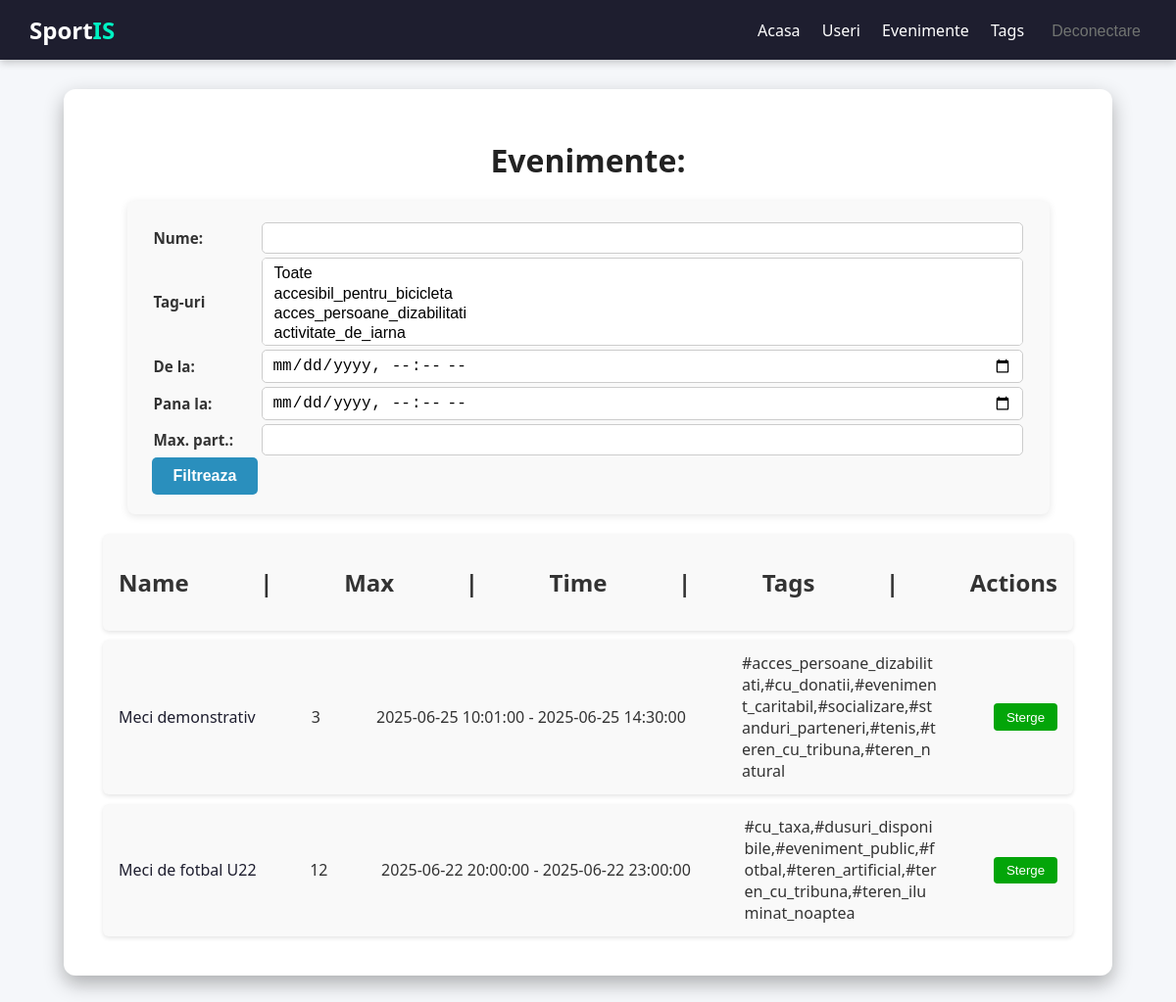
The app's page /admin/events (signed in) with its own data.
### tables this page shows
CREATE TABLE `events` (
  `id` int(11) NOT NULL AUTO_INCREMENT,
  `name` varchar(100) NOT NULL,
  `creator_id` int(11) NOT NULL,
  `field_id` int(11) NOT NULL,
  `max_participants` int(11) NOT NULL,
  `event_time_start` datetime NOT NULL,
  `event_time_end` datetime DEFAULT NULL,
  `description` text DEFAULT NULL,
  PRIMARY KEY (`id`),
  KEY `creator_id` (`creator_id`),
  KEY `field_id` (`field_id`)
);

### app/core/Controller.php (called while the page is built, shortened)
<?php
class Controller
{
    public function view($view, $data = []){
        extract($data);
        require_once __DIR__ . '/../views/' . $view . '.php';
    }
}

### app/core/App.php (called while the page is built, shortened)
<?php
require_once __DIR__ . '/Config.php';
require_once __DIR__ . '/../services/DatabaseService.php';
class App{
    protected $method = 'index';
    public function __construct(){
        $url = $this->parseUrl();
        if(isset($url[0]))
        if(file_exists(__DIR__ . '/../controllers/'. $url[0] . '.php' )){
            unset($url[0]);
        }
        $this->controller = new $this->controller;
        if(isset($url[1]))
        {
            if(method_exists($this->controller, $url[1]))
            {
                $this->method = $url[1];
                unset($url[1]);
            }
        }
        $this->params = $url ? array_values($url) : [];
        call_user_func_array([$this->controller, $this->method], $this->params);
    }
    public function parseUrl(){
        if(isset($_GET['url'])){
            return $url = explode('/', filter_var(rtrim($_GET['url'], '/'), FILTER_SANITIZE_URL));
        }
    }
}
?>

### public/index.php (called while the page is built, shortened)
<?php
$app = new App();

### app/core/Config.php (called while the page is built, shortened)
<?php
class Config
{
    private static $data = [];
    public static function get(string $key, $default = null)
    {
        $val = $_ENV[$key] ?? getenv($key) ?? self::$data[$key] ?? null;
        if ($val !== false && $val !== null && $val !== '') {
            return $val;
        }
        return $default;
    }
}

### app/services/DatabaseService.php (called while the page is built, shortened)
<?php
class DatabaseService {
    private static $conn;
    public static function load()
    {
        $servername = Config::get('MYSQL_SERVER', '127.0.0.1');
        $username = Config::get('MYSQL_USER', 'root');
        $password = Config::get('MYSQL_PASSWORD', '');
        $dbname = Config::get('MYSQL_DB', 'sportis');
        $port = (int) Config::get('MYSQL_PORT', 3306);
        $useSsl = Config::get('MYSQL_SSL', false) || $port === 4000;
        if ($useSsl) {
            self::$conn = mysqli_init();
            self::$conn->ssl_set(null, null, null, null, null);
            if (!@self::$conn->real_connect($servername, $username, $password, $dbname, $port, null, MYSQLI_CLIENT_SSL)) {
                die("Database connection failed: " . self::$conn->connect_error);
            }
        } else {
            self::$conn = new mysqli($servername, $username, $password, $dbname, $port);
        }
        self::$conn->set_charset("utf8mb4");
    }
    public static function runSelect($sql, ...$vars) {
        $rows = null;
        $result = self::$conn->execute_query($sql, $vars);
        if ($result->num_rows > 0) {
            $rows = $result->fetch_all(MYSQLI_ASSOC);
        }
        return $rows;
    }
}

### app/models/EventModel.php (called while the page is built, shortened)
<?php
class EventModel
{
    public static function getEvents($filters) {
        $queryBuilder = "SELECT e.*, GROUP_CONCAT(CONCAT('#', t.name)) AS tags, sf.lat, sf.lon FROM events AS e
            INNER JOIN sports_fields AS sf ON sf.id = e.field_id
            LEFT JOIN event_tags AS et ON et.event_id = e.id
            LEFT JOIN tags AS t ON t.id = et.tag_id";
        $bindParams = [];
        $conjunction = "";
        $queryBuilder .= $conjunction . " GROUP BY e.id ORDER BY e.event_time_start DESC";
        $eventsData = DatabaseService::runSelect($queryBuilder, ...$bindParams);
        return $eventsData;
    }
}

### app/views/admin/events.php (the view, shortened to what this page needs)
<?php
$sql = "SELECT id, name FROM tags";
$tags = DatabaseService::runSelect($sql);
?>
<!DOCTYPE html>
<html lang="ro">
<head>
    <link rel="stylesheet" href="<?= Config::get("APP_URL"); ?>/css/MainStyle.css">
</head>
<body>
<?php include_once __DIR__ . '/../partials/adminNavBar.php'; ?>
<div class="container">
    <div class="upcoming-events">
        <h1>Evenimente: </h1>
            <div class="filter-header">
                <form method="get" action="<?= Config::get('APP_URL'); ?>/admin/events">
                    <div class="filter-element">
                        <label>Nume:</label>
                        <input type="text" name="name" <?= !empty($filters['name']) ? "value=\"" . $filters['name'] . "\"" : "" ?>>
                    </div>
                    <div class="filter-element">
                        <label>Tag-uri</label>
                        <select name="tags[]" multiple>
                            <option value="0">Toate</option>
                            <?php foreach($tags as $tag): ?>
                                <option
                                    value="<?= $tag["id"] ?>"
                                    ?>>
                                </option>
                            <?php endforeach; ?>
                        </select>
                    </div>
                    <div class="filter-element">
                        <label>De la:</label>
                        <input type="datetime-local" name="event_time_start" <?= !empty($filters['event_time_start']) ? "value=\"" . $filters['event_time_start'] . "\"" : "" ?>>
                    </div>
                    <div class="filter-element">
                        <label>Pana la:</label>
                        <input type="datetime-local" name="event_time_end" <?= !empty($filters['event_time_end']) ? "value=\"" . $filters['event_time_end'] . "\"" : "" ?>>
                    </div>
                    <div class="filter-element">
                        <label>Max. part.:</label>
                        <input type="number" name="max_participants" min="2" <?= !empty($filters['max_participants']) ? "value=\"" . $filters['max_participants'] . "\"" : "" ?>>
                    </div>
                    <input type="submit" value="Filtreaza">
                </form>
            </div>
            <div class="event-header">
                <h2>Name</h2>
                <h2>|</h2>
                <h2>Max</h2>
                <h2>|</h2>
                <h2>Time</h2>
                <h2>|</h2>
                <h2>Tags</h2>
                <h2>|</h2>
                <h2>Actions</h2>
            </div>
            <ul id="event-list">
                <?php foreach ($events as $event): ?>
                    <li class="event-card">
                        <a style="text-decoration: none; color: #1e1e2f;"><?= $event['name'] ?></a>
                        <span><?= $event['max_participants'] ?></span>
                        <span><?= $event['event_time_start'] ?> - <?= $event['event_time_end'] ?></span>
                        <span class="tags-section"><?= $event['tags'] ?></span>
                        <div>
                            <form action="<?= Config::get('APP_URL'); ?>/admin/eventDelete/<?= $event['id'] ?>" method="post">
                                <button class="button-error" type="submit">Sterge</button>
                            </form>
                        </div>
                    </li>
                <?php endforeach; ?>
            </ul>
        </div>
    </div>
</body>
</html>

### app/controllers/admin.php (shortened to what this page needs)
<?php
require_once __DIR__ . '/../models/EventModel.php';
class Admin extends Controller
{
    public function events() {
        if ($_SERVER['REQUEST_METHOD'] === 'GET') {
            $filters = [];
            $events = EventModel::getEvents($filters);
            $this->view('admin/events', [
                'events' => $events ?? [],
                'filters' => $filters
            ]);
        }
    }
}

### app/views/partials/adminNavBar.php
<nav>
    <div class="logo">
        Sport<span>IS</span>
    </div>
    <div>
        <a href="<?= Config::get('APP_URL'); ?>/home/mainPage">Acasa</a>
        <a href="<?= Config::get('APP_URL'); ?>/admin/users">Useri</a>
        <a href="<?= Config::get('APP_URL'); ?>/admin/events">Evenimente</a>
        <a href="<?= Config::get('APP_URL'); ?>/admin/tags">Tags</a>
        <form action="<?= Config::get('APP_URL'); ?>/home/logout" method="post" style="display: inline;">
            <button id="logout" type="submit" >Deconectare</button>
        </form>
    </div>
</nav>

### public/css/MainStyle.css (style rules this page uses)
body { margin: 0; padding: 0; font-family: 'Segoe UI', sans-serif; background-color: #f5f7fa; color: #333; }
nav { position: sticky; top: 0; background-color: #1e1e2f; display: flex; justify-content: space-between; align-items: center; padding: 14px 30px; box-shadow: 0 3px 8px rgba(0, 0, 0, 0.2); z-index: 999; }
#logout { background: none; border: none; color: rgb(113, 116, 113); cursor: pointer; }
nav .logo { color: white; font-weight: 700; font-size: 24px; }
nav .logo span { color: #00f2c3; }
nav a, nav button { color: white; margin-left: 18px; text-decoration: none; font-size: 16px; transition: color 0.3s ease; }
.container { max-width: 1100px; margin: 30px auto; padding: 0 20px; }
.container h1 { margin-bottom: 20px; color: #222; font-size: 32px; font-weight: 600; text-align: center; }
#event-list { list-style-type: none; margin: 0; padding: 0; }
.upcoming-events { margin: auto; background-color: #fff; padding: 30px 40px; border-radius: 12px; width: 90%; box-shadow: 0 8px 20px rgba(0, 0, 0, 0.3); }
.event-header { display: flex; justify-content: space-around; align-items: center; background-color: #ccc; }
.user-card, .event-card { display: flex; justify-content: space-between; align-items: center; padding: 0.8rem 1rem; margin-bottom: 0.6rem; background-color: #f9f9f9; border-radius: 6px; box-shadow: 0 2px 4px rgba(0,0,0,0.1); }
.user-card form, .event-card form { margin: 0; }
.user-card button, .event-card button { background-color:rgb(3, 165, 9); color: white; border: none; padding: 0.4rem 0.8rem; border-radius: 4px; cursor: pointer; transition: background-color 0.3s; }
.filter-header { background-color: #f9f9f9; padding: 20px 25px; border-radius: 8px; box-shadow: 0 2px 8px rgba(0,0,0,0.1); width: 90%; margin: 20px auto; }
.filter-header .filter-element { display: flex; padding: 2px; flex-wrap: wrap; gap: 15px 20px; align-items: center; justify-content: flex-start; }
.filter-header label { flex: 0 0 90px; font-weight: 600; color: #333; font-size: 0.95rem; }
.filter-header input[type="text"], .filter-header input[type="datetime-local"], .filter-header input[type="number"], .filter-header select { flex: 1 1 180px; padding: 6px 10px; border: 1.8px solid #ccc; border-radius: 5px; font-size: 1rem; transition: border-color 0.3s ease; }
.filter-header select { height: 90px; }
.filter-header input[type="submit"] { background-color: #2a8fbd; color: white; border: none; padding: 10px 22px; font-size: 1rem; font-weight: 600; border-radius: 5px; cursor: pointer; flex: 0 0 auto; transition: background-color 0.3s ease; }
.event-header { display: flex; justify-content: space-between; align-items: center; padding: 0.8rem 1rem; margin-bottom: 0.6rem; background-color: #f9f9f9; border-radius: 6px; box-shadow: 0 2px 4px rgba(0,0,0,0.1); }
.tags-section { max-width: 200px; overflow-wrap: break-word; }

### records on screen
events: name "Meci demonstrativ", max_participants "3", event_time_start "2025-06-25 10:01:00", event_time_end "2025-06-25 14:30:00", tags "#acces_persoane_dizabilitati,#cu_donatii,#eveniment_caritabil,#socializare,#standuri_parteneri,#tenis,#teren_cu_tribuna,#teren_natural"
events: name "Meci de fotbal U22", max_participants "12", event_time_start "2025-06-22 20:00:00", event_time_end "2025-06-22 23:00:00", tags "#cu_taxa,#dusuri_disponibile,#eveniment_public,#fotbal,#teren_artificial,#teren_cu_tribuna,#teren_iluminat_noaptea"
